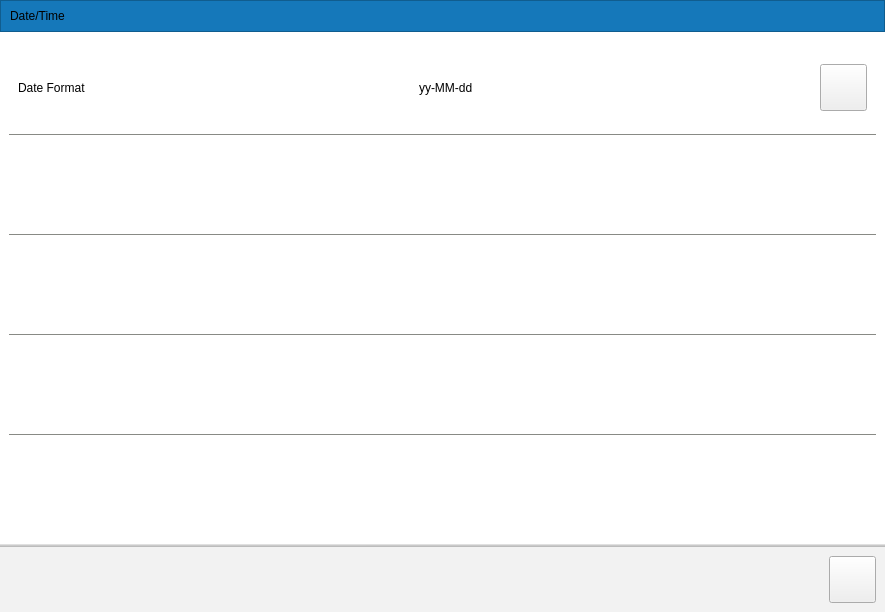
<?xml version="1.0" encoding="UTF-8"?>
<ui version="4.0">
 <class>ConfigDateTimePage</class>
 <widget class="QWidget" name="ConfigDateTimePage">
  <property name="geometry">
   <rect>
    <x>0</x>
    <y>0</y>
    <width>885</width>
    <height>612</height>
   </rect>
  </property>
  <property name="windowTitle">
   <string>Form</string>
  </property>
  <property name="styleSheet">
   <string notr="true">QFrame#topbar {
	background-color: #1578ba;
}

QFrame#topbar {
	max-height: 30px;
	min-height: 30px;
}

QPushButton {
	max-width: 45px;
	max-height: 45px;
	min-width: 45px;
	min-height: 45px;
}

QFrame#bottombar {
	background-color: #f2f2f2;
	border: 0px solid transparent;
	border-top: 3px solid qlineargradient(spread:pad, x1:0.539, y1:0.671, x2:0.521955, y2:0.113, stop:0.00568182 rgba(149, 149, 149, 150), stop:0.801136 rgba(210, 210, 210, 150));
}

QWidget#widget {
	background-color: white;
	border: 0px solid transparent;
}

QFrame#frame_1,QFrame#frame_2,QFrame#frame_3,QFrame#frame_4,QFrame#frame_5 {
	background-color: rgb(255, 255, 255);
	border: 0px solid transparent;	
}

QFrame#frame_1,QFrame#frame_2,QFrame#frame_3,QFrame#frame_4 {
	border-bottom: 1px solid rgb(136, 138, 133);
}

QPushButton#pushButton {
	border-image: url(:/res/icons/ic_cancel_2.png);
}
</string>
  </property>
  <layout class="QVBoxLayout" name="verticalLayout_2" stretch="30,500,50">
   <property name="spacing">
    <number>0</number>
   </property>
   <property name="leftMargin">
    <number>0</number>
   </property>
   <property name="topMargin">
    <number>0</number>
   </property>
   <property name="rightMargin">
    <number>0</number>
   </property>
   <property name="bottomMargin">
    <number>0</number>
   </property>
   <item>
    <widget class="QFrame" name="topbar">
     <property name="styleSheet">
      <string notr="true"/>
     </property>
     <property name="frameShape">
      <enum>QFrame::StyledPanel</enum>
     </property>
     <property name="frameShadow">
      <enum>QFrame::Raised</enum>
     </property>
     <layout class="QHBoxLayout" name="horizontalLayout" stretch="1,1">
      <item>
       <widget class="QLabel" name="titleLabel">
        <property name="text">
         <string>Date/Time</string>
        </property>
       </widget>
      </item>
      <item>
       <spacer name="horizontalSpacer_2">
        <property name="orientation">
         <enum>Qt::Horizontal</enum>
        </property>
        <property name="sizeHint" stdset="0">
         <size>
          <width>429</width>
          <height>20</height>
         </size>
        </property>
       </spacer>
      </item>
     </layout>
    </widget>
   </item>
   <item>
    <widget class="QWidget" name="widget" native="true">
     <layout class="QVBoxLayout" name="verticalLayout">
      <item>
       <widget class="QFrame" name="frame_1">
        <property name="styleSheet">
         <string notr="true"/>
        </property>
        <property name="frameShape">
         <enum>QFrame::StyledPanel</enum>
        </property>
        <property name="frameShadow">
         <enum>QFrame::Raised</enum>
        </property>
        <layout class="QHBoxLayout" name="horizontalLayout_3">
         <item>
          <widget class="QLabel" name="label">
           <property name="text">
            <string>Date Format</string>
           </property>
          </widget>
         </item>
         <item>
          <widget class="QLabel" name="label_2">
           <property name="text">
            <string>yy-MM-dd</string>
           </property>
          </widget>
         </item>
         <item>
          <widget class="QPushButton" name="pushButton_2">
           <property name="text">
            <string/>
           </property>
          </widget>
         </item>
        </layout>
       </widget>
      </item>
      <item>
       <widget class="QFrame" name="frame_3">
        <property name="frameShape">
         <enum>QFrame::StyledPanel</enum>
        </property>
        <property name="frameShadow">
         <enum>QFrame::Raised</enum>
        </property>
        <layout class="QHBoxLayout" name="horizontalLayout_5"/>
       </widget>
      </item>
      <item>
       <widget class="QFrame" name="frame_2">
        <property name="frameShape">
         <enum>QFrame::StyledPanel</enum>
        </property>
        <property name="frameShadow">
         <enum>QFrame::Raised</enum>
        </property>
        <layout class="QHBoxLayout" name="horizontalLayout_4"/>
       </widget>
      </item>
      <item>
       <widget class="QFrame" name="frame_4">
        <property name="frameShape">
         <enum>QFrame::StyledPanel</enum>
        </property>
        <property name="frameShadow">
         <enum>QFrame::Raised</enum>
        </property>
        <layout class="QHBoxLayout" name="horizontalLayout_6"/>
       </widget>
      </item>
      <item>
       <widget class="QFrame" name="frame_5">
        <property name="frameShape">
         <enum>QFrame::StyledPanel</enum>
        </property>
        <property name="frameShadow">
         <enum>QFrame::Raised</enum>
        </property>
       </widget>
      </item>
     </layout>
    </widget>
   </item>
   <item>
    <widget class="QFrame" name="bottombar">
     <property name="styleSheet">
      <string notr="true"/>
     </property>
     <property name="frameShape">
      <enum>QFrame::StyledPanel</enum>
     </property>
     <property name="frameShadow">
      <enum>QFrame::Raised</enum>
     </property>
     <layout class="QHBoxLayout" name="horizontalLayout_2">
      <item>
       <spacer name="horizontalSpacer">
        <property name="orientation">
         <enum>Qt::Horizontal</enum>
        </property>
        <property name="sizeHint" stdset="0">
         <size>
          <width>827</width>
          <height>20</height>
         </size>
        </property>
       </spacer>
      </item>
      <item>
       <widget class="QPushButton" name="pushButton">
        <property name="text">
         <string/>
        </property>
       </widget>
      </item>
     </layout>
    </widget>
   </item>
  </layout>
 </widget>
 <resources/>
 <connections/>
</ui>
